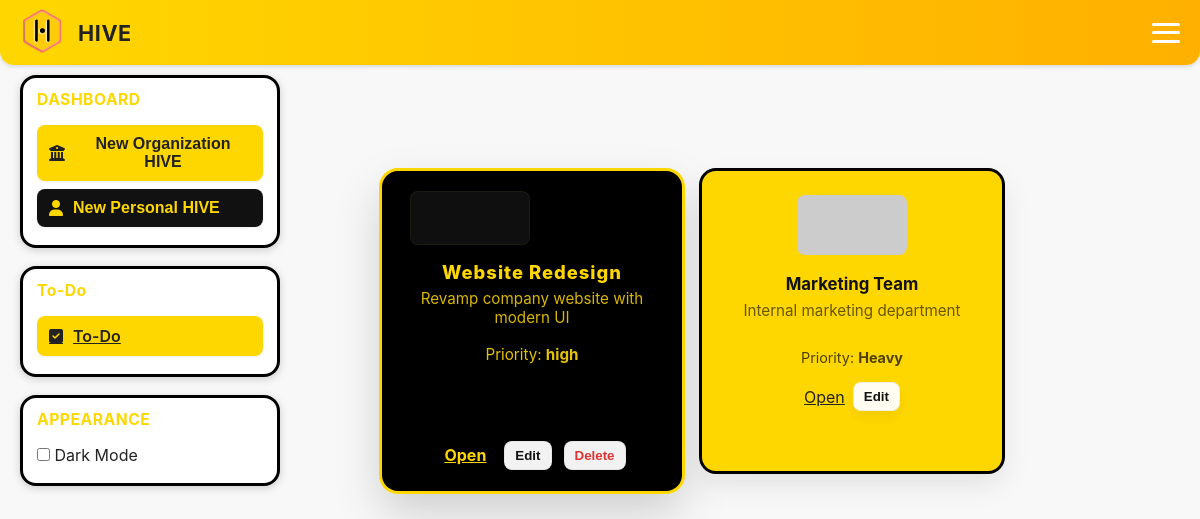
The page /personal.php (signed in) on the database its author committed.
### tables this page shows
CREATE TABLE `project` (
  `project_id` int(10) UNSIGNED NOT NULL,
  `name` varchar(150) NOT NULL,
  `description` varchar(500) DEFAULT NULL,
  `status` enum('planned','active','completed','archived') DEFAULT 'planned',
  `created_time` datetime DEFAULT current_timestamp(),
  `updated_time` datetime DEFAULT current_timestamp() ON UPDATE current_timestamp(),
  `due_date` date DEFAULT NULL,
  `completion_date` date DEFAULT NULL,
  `priority` enum('low','medium','high') DEFAULT 'medium',
  `visibility` enum('private','public') DEFAULT 'private',
  `user_id` int(10) UNSIGNED DEFAULT NULL,
  `organization_id` int(10) UNSIGNED DEFAULT NULL
);

CREATE TABLE `organization` (
  `organization_id` int(10) UNSIGNED NOT NULL,
  `name` varchar(100) NOT NULL,
  `description` varchar(250) DEFAULT NULL,
  `org_password` varchar(128) DEFAULT NULL,
  `created_at` datetime DEFAULT current_timestamp(),
  `updated_at` datetime DEFAULT current_timestamp() ON UPDATE current_timestamp(),
  `logo` longblob DEFAULT NULL,
  `priority` enum('Heavy','Light','Medium','') NOT NULL,
  `created_by` int(10) UNSIGNED DEFAULT NULL
);

### personal.php (the view, shortened to what this page needs)
<?php
require_once 'conn.php';
$user_id = intval($_SESSION['user_id']);
$sql = "
  SELECT o.organization_id, o.name, o.description, o.priority, o.created_at, o.updated_at, o.created_by
  FROM organization o
  INNER JOIN organization_user ou ON o.organization_id = ou.organization_id
  WHERE ou.user_id = ?
  ORDER BY o.created_at DESC
";
$stmt = mysqli_prepare($dbConn, $sql);
mysqli_stmt_bind_param($stmt, 'i', $user_id);
mysqli_stmt_execute($stmt);
$res = mysqli_stmt_get_result($stmt);
$orgs = [];
if ($res) {
    while ($r = mysqli_fetch_assoc($res)) $orgs[] = $r;
}
$pstmt = mysqli_prepare($dbConn, "SELECT project_id, name, description, priority, created_time FROM project WHERE user_id = ? AND (organization_id IS NULL OR organization_id = 0) ORDER BY created_time DESC");
mysqli_stmt_bind_param($pstmt, 'i', $user_id);
mysqli_stmt_execute($pstmt);
$pres = mysqli_stmt_get_result($pstmt);
$personal_projects = [];
if ($pres) { while ($r = mysqli_fetch_assoc($pres)) $personal_projects[] = $r; }
?>
<!DOCTYPE html>
<html lang="en">
<head>
  <link rel="stylesheet" href="personal.css">
  <link href="https://cdnjs.cloudflare.com/ajax/libs/font-awesome/6.5.0/css/all.min.css" rel="stylesheet">
</head>
<body>
  <header class="header">
    <div class="left-section">
      <a href="index.html">
        <img src="images/Group 24.png" alt="Hive Logo" class="logo">
      </a>
      <span class="brand">HIVE</span>
    </div>
    <div class="right-section">
      <div class="hamburger" id="hamburger">
        <span></span><span></span><span></span>
      </div>
    </div>
  </header>
  <aside class="sidebar" id="sidebar">
    <div class="sidebar-section">
      <div class="sidebar-section-header">
        <span>DASHBOARD</span>
      </div>
      <div class="sidebar-section-content">
        <button class="sidebar-btn org-btn" id="createOrgSidebar">
          <i class="fa-solid fa-building-columns"></i> New Organization HIVE
        </button>
        <button class="sidebar-btn personal-btn" id="createPersonalSidebar">
          <i class="fa-solid fa-user"></i> New Personal HIVE
        </button>
      </div>
    </div>
    <div class="sidebar-section">
      <div class="sidebar-section-header">
        <span>To-Do</span>
      </div>
      <div class="sidebar-section-content">
        <a href="todo.php" class="sidebar-btn todo-btn"><i class="fa-solid fa-square-check"></i> To-Do</a>
      </div>
    </div>
    <div class="sidebar-section">
      <div class="sidebar-section-header">
        <span>APPEARANCE</span>
      </div>
      <div class="sidebar-section-content">
        <label class="dark-mode-toggle">
          <input type="checkbox" id="darkModeToggle">
          <span class="toggle-label">Dark Mode</span>
        </label>
      </div>
    </div>
  </aside>
  <main class="content">
    <div class="card-container" id="cardContainer">
      <section class="card-container" id="orgList">
        <?php if (count($personal_projects) > 0): ?>
          <?php foreach ($personal_projects as $proj): ?>
            <div class="card project-card yellow-card" data-id="<?php echo (int)$proj['project_id']; ?>">
              <div class="card-top">
                <div class="card-image-placeholder" aria-hidden="true"></div>
              </div>
              <h3 class="card-title"><?php echo htmlspecialchars($proj['name'], ENT_QUOTES); ?></h3>
              <div class="card-subtitle"><?php echo htmlspecialchars($proj['description']); ?></div>
              <div class="card-meta">Priority: <strong><?php echo htmlspecialchars($proj['priority']); ?></strong></div>
              <div class="card-actions">
                <a href="personalhive.php?project_id=<?php echo (int)$proj['project_id']; ?>" class="card-open">Open</a>
                <button class="card-btn edit"
                        data-id="<?php echo (int)$proj['project_id']; ?>"
                        data-name="<?php echo htmlspecialchars($proj['name'], ENT_QUOTES); ?>"
                        data-desc="<?php echo htmlspecialchars($proj['description'], ENT_QUOTES); ?>"
                        data-priority="<?php echo htmlspecialchars($proj['priority'], ENT_QUOTES); ?>">Edit</button>
                <form method="post" action="api/delete_project.php" style="display:inline;">
                  <button type="submit" class="card-btn delete">Delete</button>
                </form>
              </div>
            </div>
          <?php endforeach; ?>
        <?php endif; ?>
        <?php if (count($orgs) === 0): ?>
          <div class="no-orgs">You have no organizations yet. Click "Create Organization" to add one.</div>
        <?php else: ?>
          <?php foreach ($orgs as $org): ?>
            <div class="card org-card" data-id="<?php echo (int)$org['organization_id']; ?>">
              <div class="hexagon"><img src="https://via.placeholder.com/140x80?text=<?php echo urlencode(substr($org['name'],0,12)); ?>" alt=""></div>
              <h3><?php echo htmlspecialchars($org['name'], ENT_QUOTES); ?></h3>
              <div class="card-details">
                <div class="card-desc"><?php echo htmlspecialchars($org['description']); ?></div>
                <div class="card-meta">Priority: <strong><?php echo htmlspecialchars($org['priority']); ?></strong></div>
                <div class="card-actions" style="margin-top:8px;">
                  <a href="organization.php?org_id=<?php echo (int)$org['organization_id']; ?>" class="org-btn add">Open</a>
                  <button class="org-btn edit btn-edit-org"
                          data-id="<?php echo (int)$org['organization_id']; ?>"
                          data-name="<?php echo htmlspecialchars($org['name'], ENT_QUOTES); ?>"
                          data-desc="<?php echo htmlspecialchars($org['description'], ENT_QUOTES); ?>"
                          data-priority="<?php echo htmlspecialchars($org['priority'], ENT_QUOTES); ?>">Edit</button>
                </div>
              </div>
            </div>
          <?php endforeach; ?>
        <?php endif; ?>
      </section>
    </div>
  </main>
</body>
</html>

### rows shown on the page
project: name "Website Redesign", description "Revamp company website with modern UI", priority "high"
organization: name "Marketing Team", description "Internal marketing department", priority "Heavy"
